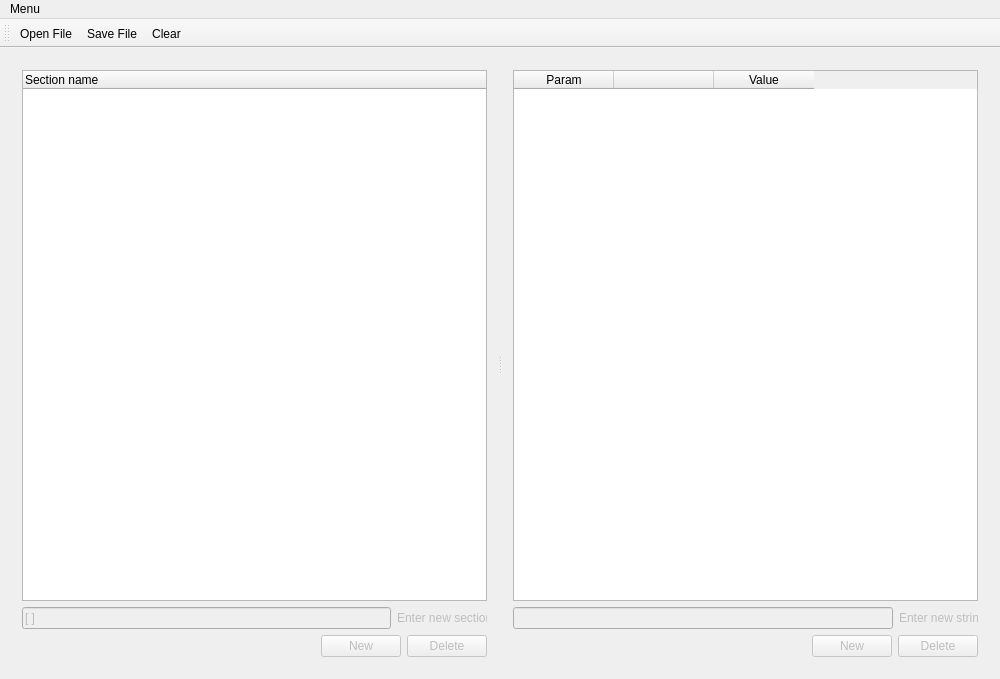
<?xml version="1.0" encoding="UTF-8"?>
<ui version="4.0">
 <class>MainWindowClass</class>
 <widget class="QMainWindow" name="MainWindowClass">
  <property name="geometry">
   <rect>
    <x>0</x>
    <y>0</y>
    <width>1000</width>
    <height>679</height>
   </rect>
  </property>
  <property name="minimumSize">
   <size>
    <width>1000</width>
    <height>500</height>
   </size>
  </property>
  <property name="windowTitle">
   <string>INI editor</string>
  </property>
  <property name="windowIcon">
   <iconset resource="res.qrc">
    <normaloff>:/new/img/logo.png</normaloff>:/new/img/logo.png</iconset>
  </property>
  <widget class="QWidget" name="centralWidget">
   <layout class="QGridLayout" name="gridLayout">
    <item row="0" column="0">
     <widget class="QSplitter" name="splitter">
      <property name="orientation">
       <enum>Qt::Horizontal</enum>
      </property>
      <widget class="QWidget" name="layoutWidget">
       <layout class="QVBoxLayout" name="verticalLayout_3">
        <item>
         <widget class="QTreeWidget" name="tree_sect">
          <column>
           <property name="text">
            <string>Section name</string>
           </property>
          </column>
         </widget>
        </item>
        <item>
         <layout class="QHBoxLayout" name="horizontalLayout_2">
          <item>
           <widget class="QLineEdit" name="line_add_new_sect">
            <property name="enabled">
             <bool>false</bool>
            </property>
            <property name="text">
             <string>[ ]</string>
            </property>
           </widget>
          </item>
          <item>
           <widget class="QLabel" name="label_add_new_sect">
            <property name="enabled">
             <bool>false</bool>
            </property>
            <property name="sizePolicy">
             <sizepolicy hsizetype="Fixed" vsizetype="Fixed">
              <horstretch>0</horstretch>
              <verstretch>0</verstretch>
             </sizepolicy>
            </property>
            <property name="maximumSize">
             <size>
              <width>90</width>
              <height>13</height>
             </size>
            </property>
            <property name="text">
             <string>Enter new section</string>
            </property>
           </widget>
          </item>
         </layout>
        </item>
        <item>
         <layout class="QHBoxLayout" name="horizontalLayout_4">
          <item>
           <spacer name="horizontalSpacer_2">
            <property name="orientation">
             <enum>Qt::Horizontal</enum>
            </property>
            <property name="sizeHint" stdset="0">
             <size>
              <width>40</width>
              <height>20</height>
             </size>
            </property>
           </spacer>
          </item>
          <item>
           <widget class="QPushButton" name="but_add_s">
            <property name="enabled">
             <bool>false</bool>
            </property>
            <property name="text">
             <string>New</string>
            </property>
           </widget>
          </item>
          <item>
           <widget class="QPushButton" name="but_del_s">
            <property name="enabled">
             <bool>false</bool>
            </property>
            <property name="text">
             <string>Delete</string>
            </property>
           </widget>
          </item>
         </layout>
        </item>
       </layout>
      </widget>
      <widget class="QWidget" name="layoutWidget">
       <layout class="QVBoxLayout" name="verticalLayout">
        <item>
         <widget class="QTableWidget" name="tableWidget">
          <property name="editTriggers">
           <set>QAbstractItemView::AnyKeyPressed|QAbstractItemView::DoubleClicked|QAbstractItemView::EditKeyPressed|QAbstractItemView::SelectedClicked</set>
          </property>
          <property name="showGrid">
           <bool>true</bool>
          </property>
          <property name="gridStyle">
           <enum>Qt::DotLine</enum>
          </property>
          <attribute name="horizontalHeaderMinimumSectionSize">
           <number>10</number>
          </attribute>
          <column>
           <property name="text">
            <string>Param</string>
           </property>
          </column>
          <column>
           <property name="text">
            <string/>
           </property>
          </column>
          <column>
           <property name="text">
            <string>Value</string>
           </property>
          </column>
         </widget>
        </item>
        <item>
         <layout class="QHBoxLayout" name="horizontalLayout">
          <item>
           <widget class="QLineEdit" name="line_add_new_param">
            <property name="enabled">
             <bool>false</bool>
            </property>
           </widget>
          </item>
          <item>
           <widget class="QLabel" name="label_add_new_param">
            <property name="enabled">
             <bool>false</bool>
            </property>
            <property name="sizePolicy">
             <sizepolicy hsizetype="Fixed" vsizetype="Fixed">
              <horstretch>0</horstretch>
              <verstretch>0</verstretch>
             </sizepolicy>
            </property>
            <property name="maximumSize">
             <size>
              <width>79</width>
              <height>13</height>
             </size>
            </property>
            <property name="text">
             <string>Enter new string</string>
            </property>
           </widget>
          </item>
         </layout>
        </item>
        <item>
         <layout class="QHBoxLayout" name="horizontalLayout_3">
          <item>
           <spacer name="horizontalSpacer_3">
            <property name="orientation">
             <enum>Qt::Horizontal</enum>
            </property>
            <property name="sizeHint" stdset="0">
             <size>
              <width>40</width>
              <height>20</height>
             </size>
            </property>
           </spacer>
          </item>
          <item>
           <widget class="QPushButton" name="but_add">
            <property name="enabled">
             <bool>false</bool>
            </property>
            <property name="text">
             <string>New</string>
            </property>
           </widget>
          </item>
          <item>
           <widget class="QPushButton" name="but_del">
            <property name="enabled">
             <bool>false</bool>
            </property>
            <property name="text">
             <string>Delete</string>
            </property>
           </widget>
          </item>
         </layout>
        </item>
       </layout>
      </widget>
     </widget>
    </item>
   </layout>
  </widget>
  <widget class="QMenuBar" name="menuBar">
   <property name="geometry">
    <rect>
     <x>0</x>
     <y>0</y>
     <width>1000</width>
     <height>21</height>
    </rect>
   </property>
   <widget class="QMenu" name="menuMenu">
    <property name="title">
     <string>Menu</string>
    </property>
    <addaction name="actionLoad_File"/>
    <addaction name="actionSave_file"/>
    <addaction name="actionClear"/>
   </widget>
   <addaction name="menuMenu"/>
  </widget>
  <widget class="QToolBar" name="mainToolBar">
   <attribute name="toolBarArea">
    <enum>TopToolBarArea</enum>
   </attribute>
   <attribute name="toolBarBreak">
    <bool>false</bool>
   </attribute>
   <addaction name="actionLoad_File"/>
   <addaction name="actionSave_file"/>
   <addaction name="actionClear"/>
  </widget>
  <action name="actionSave_file">
   <property name="icon">
    <iconset resource="res.qrc">
     <normaloff>:/new/img/save.png</normaloff>:/new/img/save.png</iconset>
   </property>
   <property name="text">
    <string>Save File</string>
   </property>
   <property name="shortcut">
    <string>Ctrl+S</string>
   </property>
  </action>
  <action name="actionLoad_File">
   <property name="icon">
    <iconset resource="res.qrc">
     <normaloff>:/new/img/open.png</normaloff>:/new/img/open.png</iconset>
   </property>
   <property name="text">
    <string>Open File</string>
   </property>
   <property name="shortcut">
    <string>Ctrl+L</string>
   </property>
  </action>
  <action name="actionClear">
   <property name="icon">
    <iconset resource="res.qrc">
     <normaloff>:/new/img/clear.png</normaloff>:/new/img/clear.png</iconset>
   </property>
   <property name="text">
    <string>Clear</string>
   </property>
  </action>
 </widget>
 <layoutdefault spacing="6" margin="11"/>
 <resources>
  <include location="res.qrc"/>
 </resources>
 <connections/>
</ui>
